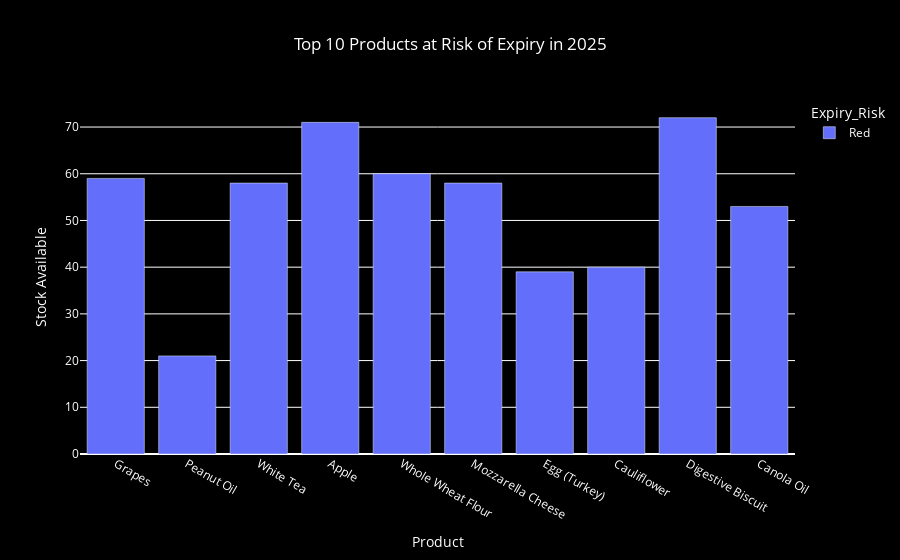

Notebook cell for this chart:
### Markdown cell above
## 17. Analysis : Expiry risk in 2025

### Code cell
import plotly.express as px

# Assuming analyze_2025_expiry_risk() is already defined and used
expiry_risk_2025 = analyze_2025_expiry_risk(df_processed)

if expiry_risk_2025 is not None:
    # Display the number of products at risk of expiry in 2025
    print(f"Found {len(expiry_risk_2025)} products at risk of expiry in 2025")
    
    # Create an interactive bar chart for the top 10 products at risk of expiry in 2025
    fig = px.bar(expiry_risk_2025.head(10),
                 x='Product_Name',
                 y='Stock_On_Hand',
                 color='Expiry_Risk',
                 hover_data=['Product_Category', 'Days_To_Expiry', 'Unit_Price'],
                 title='Top 10 Products at Risk of Expiry in 2025',
                 labels={'Product_Name': 'Product', 'Stock_On_Hand': 'Stock Available'},
                 color_continuous_scale='reds')  # Use red color scale for urgency
    
    fig.update_layout(
        plot_bgcolor='black',
        paper_bgcolor='black',
        font=dict(color="white"),
        title_x=0.5
    )
    
    # Show the interactive plot
    fig.show()
    
    # Displaying the first 10 products at risk of expiry in 2025 in a tabular format
    print(expiry_risk_2025[['Product_Name', 'Product_Category', 'Stock_On_Hand', 'Days_To_Expiry', 'Expiry_Risk', 'Unit_Price']].head(10))
else:
    print("No expiry data available for 2025")

### Figure 1 — Plotly figure (JSON) as saved in the notebook; plotly's stock layout.template omitted (floating-point values rounded to 4 significant figures)
{"data": [{"customdata": [["Fruits & Vegetables", -104, 5.5], ["Oils & Fats", -104, 4], ["Beverages", -103, 25], ["Fruits & Vegetables", -103, 3.5], ["Grains & Pulses", -103, 2.75], ["Dairy", -102, 7], ["Dairy", -102, 2.5], ["Grains & Pulses", -102, 3.2], ["Bakery", -102, 4], ["Oils & Fats", -101, 2.3]], "hovertemplate": "Expiry_Risk=Red<br>Product=%{x}<br>Stock Available=%{y}<br>Product_Category=%{customdata[0]}<br>Days_To_Expiry=%{customdata[1]}<br>Unit_Price=%{customdata[2]}<extra></extra>", "legendgroup": "Red", "marker": {"color": "#636efa", "pattern": {"shape": ""}}, "name": "Red", "orientation": "v", "showlegend": true, "textposition": "auto", "type": "bar", "x": ["Grapes", "Peanut Oil", "White Tea", "Apple", "Whole Wheat Flour", "Mozzarella Cheese", "Egg (Turkey)", "Cauliflower", "Digestive Biscuit", "Canola Oil"], "xaxis": "x", "y": [59.0, 21.0, 58.0, 71.0, 60.0, 58.0, 39.0, 40.0, 72.0, 53.0], "yaxis": "y"}], "layout": {"barmode": "relative", "font": {"color": "white"}, "legend": {"title": {"text": "Expiry_Risk"}, "tracegroupgap": 0}, "paper_bgcolor": "black", "plot_bgcolor": "black", "title": {"text": "Top 10 Products at Risk of Expiry in 2025", "x": 0.5}, "xaxis": {"anchor": "y", "domain": [0, 1], "title": {"text": "Product"}}, "yaxis": {"anchor": "x", "domain": [0, 1], "title": {"text": "Stock Available"}}}}
